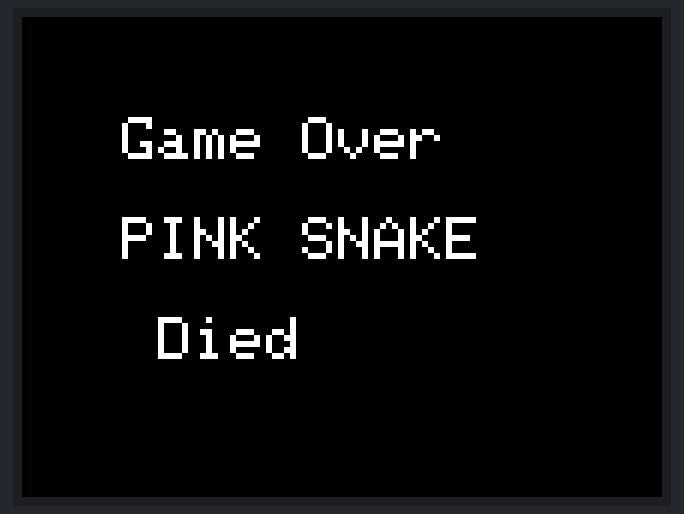
Recording of a sketch running on a simulated Arduino Uno, built with avr-gcc and run on an emulated ATmega328P. On the bench: 320×240 colour display. Random numbers use the default seed unless the sketch sets one.

Above: at 0.9 s.
At 6.29 s:
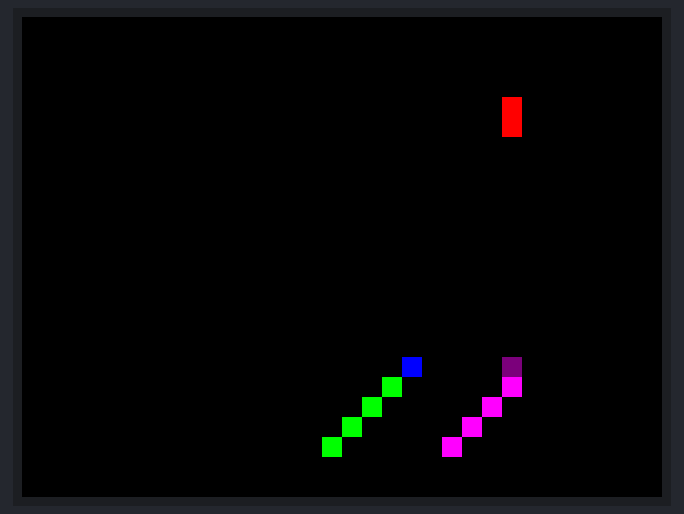
At 11.78 s:
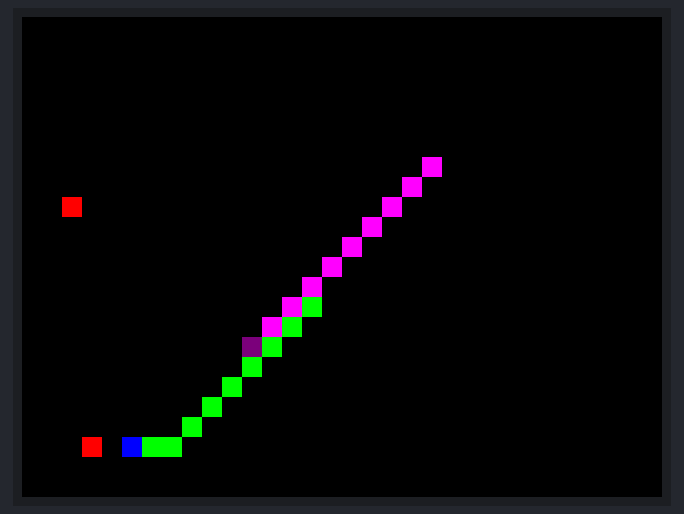
At 22.6 s:
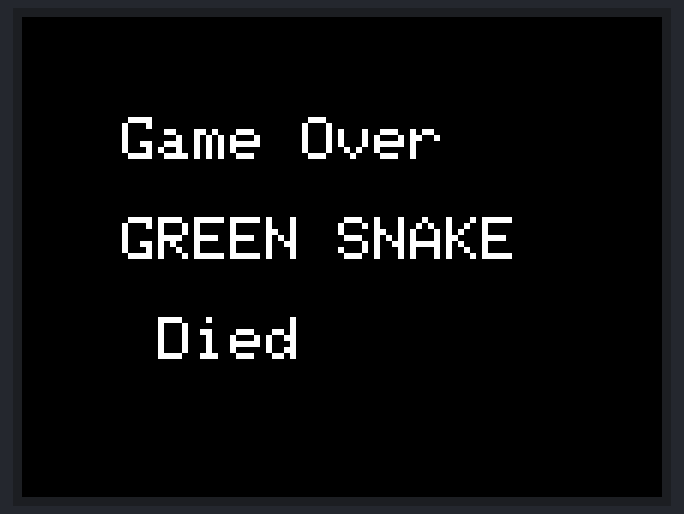
At 31.28 s:
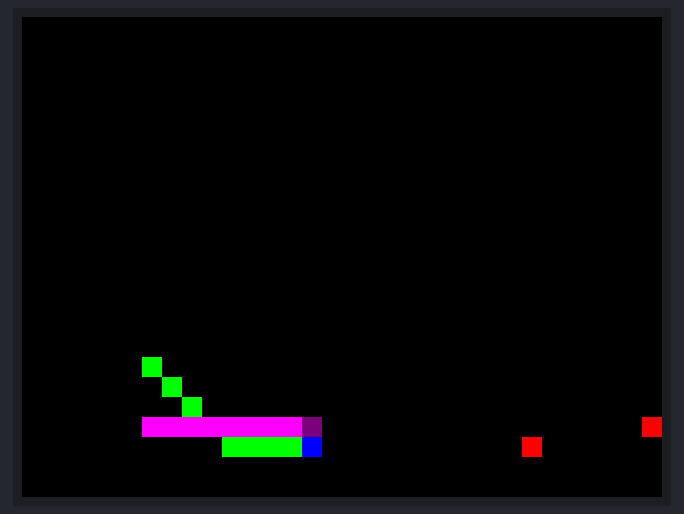
At 39.93 s:
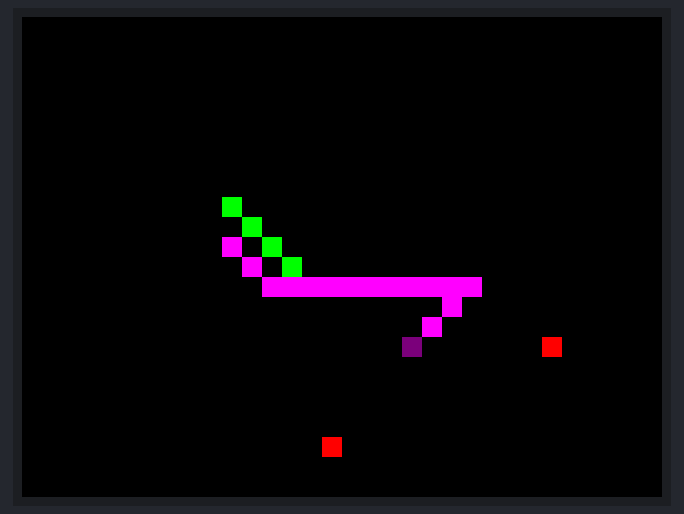

Measured:
- what the display in image 0 shows lasts 3.0 s, from 0.8 s to 3.8 s

The sketch:

PET_SNAKE_V3.2.ino
```cpp
#include <MCUFRIEND_kbv.h>
MCUFRIEND_kbv tft;

#define TFT_BLACK   0x0000
#define TFT_BLUE    0x001F
#define TFT_RED     0xF800
#define TFT_GREEN   0x07E0
#define TFT_CYAN    0x07FF
#define TFT_MAGENTA 0xF81F
#define TFT_YELLOW  0xFFE0
#define TFT_WHITE   0xFFFF
#define TFT_VIOLET  0x780F

// Game variables for snake1
int snake1X[100], snake1Y[100], numSegments1;
int dir1X, dir1Y;
int target1; // 0 for apple1, 1 for apple2

// Game variables for snake2
int snake2X[100], snake2Y[100], numSegments2;
int dir2X, dir2Y;
int target2; // 0 for apple1, 1 for apple2

// Variables for two apples
int apple1X, apple1Y;
int apple2X, apple2Y;

// Grid size
int gridSize = 10;

void setup() {
  uint16_t ID = tft.readID();
    tft.begin(ID);
    tft.setRotation(1);
    clearScreen();
    startGame();
}

void loop() {
  int oldTail1X = snake1X[numSegments1 - 1];
  int oldTail1Y = snake1Y[numSegments1 - 1];

  int oldTail2X = snake2X[numSegments2 - 1];
  int oldTail2Y = snake2Y[numSegments2 - 1];

  moveSnake(snake1X, snake1Y, &dir1X, &dir1Y, &numSegments1, &target1, apple1X, apple1Y, apple2X, apple2Y);

  moveSnake(snake2X, snake2Y, &dir2X, &dir2Y, &numSegments2, &target2, apple1X, apple1Y, apple2X, apple2Y);


  if ((snake1X[0] == apple1X && snake1Y[0] == apple1Y) || (snake2X[0] == apple1X && snake2Y[0] == apple1Y)) {
    eatApple(snake1X, snake1Y, &numSegments1,&target1);
    eatApple(snake2X, snake2Y, &numSegments2,&target2);
    spawnApple(&apple1X,&apple1Y);
  }


  if ((snake1X[0] == apple2X && snake1Y[0] == apple2Y) || (snake2X[0] == apple2X && snake2Y[0] == apple2Y)) {
    eatApple(snake1X, snake1Y, &numSegments1,&target1);
    eatApple(snake2X, snake2Y, &numSegments2,&target2);
    spawnApple(&apple2X,&apple2Y);
  }


  if (checkCollision(snake1X, snake1Y,numSegments1)) {
    gameOver("GREEN SNAKE");
    clearScreen();
    startGame();
  }


  if (checkCollision(snake2X,snake2Y,numSegments2)) {
    gameOver("PINK SNAKE");
    clearScreen();
    startGame();
  }


  // Erase old tail positions
  tft.fillRect(oldTail1X, oldTail1Y, gridSize, gridSize,TFT_BLACK);

  tft.fillRect(oldTail2X, oldTail2Y, gridSize, gridSize,TFT_BLACK);


  drawSnake(snake1X,snake1Y,numSegments1,TFT_BLUE,TFT_GREEN);


   drawSnake(snake2X,snake2Y,numSegments2,TFT_VIOLET,TFT_MAGENTA);


   delay(100);
}

void clearScreen() {
    tft.fillScreen(TFT_BLACK);
}

void startGame() {

   numSegments1 = numSegments2 =3;

   // Initialize the positions of the snakes to be in the middle of the screen
   for(int i=0;i<numSegments1;i++){
       snake1X[i] = (tft.width() / gridSize) /4 * gridSize;
       snake1Y[i] = ((tft.height() / gridSize) /4 + i) * gridSize;
   }
   for(int i=0;i<numSegments2;i++){
       snake2X[i] = (tft.width() / gridSize) *3/4 * gridSize;
       snake2Y[i] = ((tft.height() / gridSize) *3/4 + i) * gridSize;
   }

   spawnApple(&apple1X,&apple1Y);

   spawnApple(&apple2X,&apple2Y);
}

void spawnApple(int* appleX,int* appleY) {
    *appleX = random(tft.width() / gridSize) * gridSize;
    *appleY = random(tft.height() / gridSize) * gridSize;

    // Draw apple
    tft.fillRect(*appleX, *appleY, gridSize, gridSize, TFT_RED);
}

void moveSnake(int* snakeX,int* snakeY,int* dirX,int* dirY,int* numSegments, int* target, int apple1X, int apple1Y, int apple2X, int apple2Y) {
    // Simple AI: stick to chosen apple until it is eaten
    if (*target == 0) {
        *dirX = (apple1X > *snakeX) ? gridSize : (apple1X < *snakeX) ? -gridSize : 0;
        *dirY = (apple1Y > *snakeY) ? gridSize : (apple1Y < *snakeY) ? -gridSize : 0;
    } else {
        *dirX = (apple2X > *snakeX) ? gridSize : (apple2X < *snakeX) ? -gridSize : 0;
        *dirY = (apple2Y > *snakeY) ? gridSize : (apple2Y < *snakeY) ? -gridSize : 0;
    }

    // Shift segments down the array
    for (int i=*numSegments-1; i>0; i--) {
        *(snakeX+i) = *(snakeX+i-1);
        *(snakeY+i) = *(snakeY+i-1);
    }

    // Move head
    *snakeX += *dirX;
    *snakeY += *dirY;
}

bool checkCollision(int* snakeX, int* snakeY, int numSegments) {
    for(int i=1; i<numSegments; i++) {
        if(*snakeX == *(snakeX+i) && *snakeY == *(snakeY+i)) {
            return true;
        }
    }
    return false;
}

void eatApple(int* snakeX, int* snakeY, int* numSegments,int* target) {
    // Add new segment at position offset from head
    *(snakeX+*numSegments) = *(snakeX+*numSegments-1);
    *(snakeY+*numSegments) = *(snakeY+*numSegments-1);

    (*numSegments)++;

    // Choose new target apple
    *target = random(2);
}

void drawSnake(int* snakeX, int* snakeY, int numSegments,uint16_t headColor,uint16_t bodyColor) {
    // Draw new head position
    tft.fillRect(*snakeX,*snakeY,gridSize,gridSize,headColor);

    // Draw rest of the body
    for (int i=1; i<numSegments; i++) {
        tft.fillRect(*(snakeX+i),*(snakeY+i),gridSize,gridSize,bodyColor);
    }
}

void gameOver(const char* msg) {
    tft.fillScreen(TFT_BLACK);
    tft.setCursor(50,50);
    tft.setTextColor(TFT_WHITE);
    tft.setTextSize(3);
    tft.println("Game Over");
    tft.setCursor(50,100);
    tft.println(msg);
    tft.setCursor(50,150);
    tft.println(" Died");
    delay(3000); // Wait for 2000 ms
}
```
